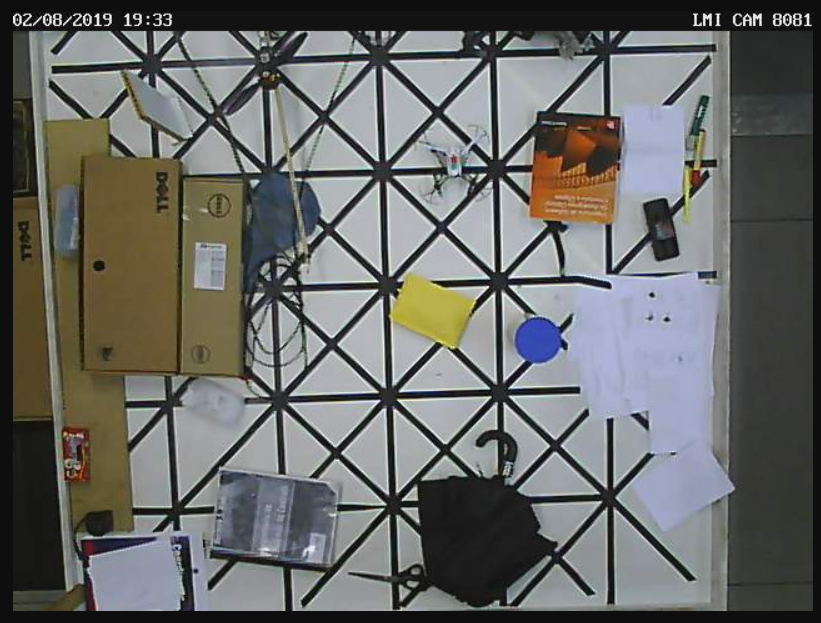
#> input picture pyparrot-master/img1.png, 821 x 623 px, given in place of video.mjpeg, which was not available
$ python cam_plot.py
#> lines starting #> are read from the running program, lines starting #| are printed output that depends on the picture; after the words box and inside, x2 and y2 are one past the last pixel; in counts of white or black regions, pixels touching at a corner belong together; pictures that were not available may be replaced by others from this repository, and a replacement may not be noted
#!/usr/bin/env python3

from __future__ import print_function

import sys
ros_path = '/opt/ros/kinetic/lib/python2.7/dist-packages'
if ros_path in sys.path:
    sys.path.remove(ros_path)
import cv2


from imutils.video import WebcamVideoStream
from imutils.video import FPS
import argparse
import imutils
import numpy as np

from time import sleep
import time
import datetime
from threading import Thread
import math

import matplotlib.pyplot as plt
import matplotlib.animation as animation
from matplotlib import style

posX_cm = 0; posY_cm = 0; posZ_cm = 0; ang = 0
posX2_cm = 0; posY2_cm = 0; posZ2_cm = 0; ang2 = 0
posX3_cm = 0; posY3_cm = 0; posZ3_cm = 0

def detect_cam1(img1, h):
	global posX_cm, posY_cm, ang
	size_max = 0; i_max = 0

	hsv = cv2.cvtColor(img1, cv2.COLOR_BGR2HSV)
	mask_blue = cv2.inRange(hsv, lower_blue, upper_blue)
	res_blue = cv2.bitwise_and(img1,img1, mask= mask_blue)
	imgray = cv2.cvtColor(res_blue, cv2.COLOR_BGR2GRAY)
	ret, thresh = cv2.threshold(imgray, 40, 255, 0)
	contours, hierarchy = cv2.findContours(thresh, 1, 2)

	#detectar maior contorno da cor 1
	if(len(contours)>0):
		for i in range(len(contours)):
			cnt = contours[i]
			size = cv2.contourArea(cnt)
			if size > size_max:
				size_max = size
				i_max = i

		cnt=contours[i_max]
		M = cv2.moments(cnt)
		if(M['m00']!=0 and size_max > 80):
			cx = int(M['m10']/M['m00']) #centroide
			cy = int(M['m01']/M['m00'])
		else:
			return img1,0,0,0

		roi = img1[max((cy-30),0):min((cy+30),480),max((cx-30),0):min((cx+30),640)]
		hsv = cv2.cvtColor(roi, cv2.COLOR_BGR2HSV)
		mask_ylw = cv2.inRange(hsv, lower_ylw, upper_ylw)
		res_ylw = cv2.bitwise_and(roi,roi, mask= mask_ylw)
		imgray = cv2.cvtColor(res_ylw, cv2.COLOR_BGR2GRAY)
		ret, thresh = cv2.threshold(imgray, 40, 255, 0)
		contours, hierarchy = cv2.findContours(thresh, 1, 2)

		#detectar maior contorno da cor 2
		size_max = 0
		i_max = 0
		if(len(contours)>0):
			for i in range(len(contours)):
				cnt2 = contours[i]
				size = cv2.contourArea(cnt2)
				if size > size_max:
					size_max = size
					i_max = i

			cnt2=contours[i_max]
			M = cv2.moments(cnt2)
			if(M['m00']!=0 and size_max > 80):
				cx2 = int(M['m10']/M['m00']) #centroide
				cy2 = int(M['m01']/M['m00'])
				cx2 = cx2 + max((cx-30),0) #ajustes devido à ROI
				cy2 = cy2 + max((cy-30),0)
			else:
				return img1,0,0,0

		else:
			return img1,0,0,0
	else:
		return img1,0,0,0

	cv2.circle(img1,(cx2,cy2),2,(0,0,255),2)
	cv2.circle(img1,(cx,cy),2,(0,0,255),2)
	# cv2.drawContours(img1, cnt, -1, (0,255,0), 2)
	# cv2.drawContours(img1, cnt2, -1, (0,255,0), 2)
	#linha / angulo
	cv2.line(img1,(cx,cy),(cx2,cy2),(0,0,255),1)
	ang = math.atan2(-(cy-cy2),-(cx-cx2)) #negativo pois alterou-se a ordem das cores, agr eh azul dps amarelo
	ang = ang*180/3.14159

	#posicao corrigida devido a altura
	posX = (cx+cx2)/2
	posY = (cy+cy2)/2
	ymin = 33 #30
	ymax = 176 #171.5
	xlim_min = 0 + 92*h/hmax
	xlim_max = 164 - 72*h/hmax
	ylim_min = ymin + (90-ymin)*h/hmax
	ylim_max = ymax - (ymax-90)*h/hmax
	posX_cm = xlim_min + (posX*(xlim_max-xlim_min)/640)
	posY_cm = ylim_min + ((480-posY)*(ylim_max-ylim_min)/480)

	return img1, posX_cm, posY_cm, ang

def detect_cam1_obj(img1, h):
	global posX3_cm, posY3_cm, posZ3_cm
	size_max = 0; i_max = 0

	hsv = cv2.cvtColor(img1, cv2.COLOR_BGR2HSV)

	mask_pink1 = cv2.inRange(hsv, lower_pink1, upper_pink1)
	mask_pink2 = cv2.inRange(hsv, lower_pink2, upper_pink2)
	res_pink1 = cv2.bitwise_and(img1,img1, mask= mask_pink1)
	res_pink2 = cv2.bitwise_and(img1,img1, mask= mask_pink2)
	res = res_pink1 + res_pink2

	imgray = cv2.cvtColor(res, cv2.COLOR_BGR2GRAY)
	ret, thresh = cv2.threshold(imgray, 40, 255, 0)
	contours, hierarchy = cv2.findContours(thresh, 1, 2)
	#detectar maior contorno da cor 1
	if(len(contours)>0):
		for i in range(len(contours)):
			cnt = contours[i]
			size = cv2.contourArea(cnt)
			if size > size_max:
				size_max = size
				i_max = i

		cnt=contours[i_max]
		M = cv2.moments(cnt)
		if(M['m00']!=0 and size_max > 5):
			cx = int(M['m10']/M['m00']) #centroide
			cy = int(M['m01']/M['m00'])
		else:
			return img1,0,0

	cv2.circle(img1,(cx,cy),2,(0,0,255),2)

	#posicao corrigida devido a altura
	posX = cx
	posY = cy
	ymin = 38 #30
	ymax = 174 #171.5
	xlim_min = 0 + 92*h/hmax
	xlim_max = 164 - 72*h/hmax
	ylim_min = ymin + (90-ymin)*h/hmax
	ylim_max = ymax - (ymax-90)*h/hmax
	posX3_cm = xlim_min + (posX*(xlim_max-xlim_min)/640)
	posY3_cm = ylim_min + ((480-posY)*(ylim_max-ylim_min)/480)

	return img1, posX3_cm, posY3_cm

def detect_cam2(img2, h):
	global posX_cm, posY_cm, ang
	size_max = 0; i_max = 0

	hsv = cv2.cvtColor(img2, cv2.COLOR_BGR2HSV)
	mask_blue = cv2.inRange(hsv, lower_blue, upper_blue)
	res_blue = cv2.bitwise_and(img2,img2, mask= mask_blue)
	imgray = cv2.cvtColor(res_blue, cv2.COLOR_BGR2GRAY)
	ret, thresh = cv2.threshold(imgray, 40, 255, 0)
	contours, hierarchy = cv2.findContours(thresh, 1, 2)

	if(len(contours)>0):
		for i in range(len(contours)):
			cnt = contours[i]
			size = cv2.contourArea(cnt)
			if size > size_max:
				size_max = size
				i_max = i

		cnt=contours[i_max]
		M = cv2.moments(cnt)
		if(M['m00']!=0 and size_max > 80):
			cx = int(M['m10']/M['m00']) #centroide
			cy = int(M['m01']/M['m00'])
		else:
			return img2,0,0,0

		roi = img2[max((cy-30),0):min((cy+30),480),max((cx-30),0):min((cx+30),640)]
		hsv = cv2.cvtColor(roi, cv2.COLOR_BGR2HSV)
		mask_ylw = cv2.inRange(hsv, lower_ylw, upper_ylw)
		res_ylw = cv2.bitwise_and(roi,roi, mask= mask_ylw)
		imgray = cv2.cvtColor(res_ylw, cv2.COLOR_BGR2GRAY)
		ret, thresh = cv2.threshold(imgray, 40, 255, 0)
		contours, hierarchy = cv2.findContours(thresh, 1, 2)

		size_max = 0
		i_max = 0
		if(len(contours)>0):
			for i in range(len(contours)):
				cnt2 = contours[i]
				size = cv2.contourArea(cnt2)
				if size > size_max:
					size_max = size
					i_max = i

			cnt2=contours[i_max]
			M = cv2.moments(cnt2)
			if(M['m00']!=0 and size_max > 80):
				cx2 = int(M['m10']/M['m00']) #centroide
				cy2 = int(M['m01']/M['m00'])
				cx2 = cx2 + max((cx-30),0) #ajustes devido à ROI
				cy2 = cy2 + max((cy-30),0)
			else:
				return img2,0,0,0
		else:
			return img2,0,0,0
	else:
		return img2,0,0,0

	cv2.circle(img2,(cx,cy),2,(0,0,255),2)
	cv2.circle(img2,(cx2,cy2),2,(0,0,255),2)
	# cv2.drawContours(img2, cnt, -1, (0,255,0), 2)
	# cv2.drawContours(img2, cnt2, -1, (0,255,0), 2)
	#linha / angulo
	cv2.line(img2,(cx,cy),(cx2,cy2),(0,0,255),1)
	ang = math.atan2(-(cy-cy2),-(cx-cx2))
	ang = ang*180/3.14159

	#posicao corrigida devido a altura
	posX = (cx+cx2)/2 ; posY = (cy+cy2)/2
	ymin = 104 #126.3
	ymax = 279-32 #(279-11)
	xlim_min = 0 + 92*h/hmax
	xlim_max = 164 - 72*h/hmax
	ylim_min = ymin + (226-ymin)*h/hmax
	ylim_max = ymax - (ymax-226)*h/hmax
	posX_cm = xlim_min + (posX*(xlim_max-xlim_min)/640)
	posY_cm = ylim_min + ((480-posY)*(ylim_max-ylim_min)/480)

	return img2, posX_cm, posY_cm, ang

# [46 lines left out: function detect_cam2_obj, not called in this run]

def detect_cam1_second(img1, h):
	global posX2_cm, posY2_cm, ang2
	size_max = 0; i_max = 0

	hsv = cv2.cvtColor(img1, cv2.COLOR_BGR2HSV)
	mask_green = cv2.inRange(hsv, lower_green, upper_green)
	res_green = cv2.bitwise_and(img1,img1, mask= mask_green)
	imgray = cv2.cvtColor(res_green, cv2.COLOR_BGR2GRAY)
	ret, thresh = cv2.threshold(imgray, 40, 255, 0)
	contours, hierarchy = cv2.findContours(thresh, 1, 2)

	#detectar maior contorno da cor 1
	if(len(contours)>0):
		for i in range(len(contours)):
			cnt = contours[i]
			size = cv2.contourArea(cnt)
			if size > size_max:
				size_max = size
				i_max = i

		cnt=contours[i_max]
		M = cv2.moments(cnt)
		if(M['m00']!=0 and size_max > 80):
			cx = int(M['m10']/M['m00']) #centroide
			cy = int(M['m01']/M['m00'])
		else:
			return img1,0,0,0

		roi = img1[max((cy-30),0):min((cy+30),480),max((cx-30),0):min((cx+30),640)]
		hsv = cv2.cvtColor(roi, cv2.COLOR_BGR2HSV)
		mask_ylw = cv2.inRange(hsv, lower_ylw, upper_ylw)
		res_ylw = cv2.bitwise_and(roi,roi, mask= mask_ylw)
		imgray = cv2.cvtColor(res_ylw, cv2.COLOR_BGR2GRAY)
		ret, thresh = cv2.threshold(imgray, 40, 255, 0)
		contours, hierarchy = cv2.findContours(thresh, 1, 2)

		#detectar maior contorno da cor 2
		size_max = 0
		i_max = 0
		if(len(contours)>0):
			for i in range(len(contours)):
				cnt2 = contours[i]
				size = cv2.contourArea(cnt2)
				if size > size_max:
					size_max = size
					i_max = i

			cnt2=contours[i_max]
			M = cv2.moments(cnt2)
			if(M['m00']!=0 and size_max > 80):
				cx2 = int(M['m10']/M['m00']) #centroide
				cy2 = int(M['m01']/M['m00'])
				cx2 = cx2 + max((cx-30),0) #ajustes devido à ROI
				cy2 = cy2 + max((cy-30),0)
			else:
				return img1,0,0,0

		else:
			return img1,0,0,0
	else:
		return img1,0,0,0

	cv2.circle(img1,(cx2,cy2),2,(0,0,255),2)
	cv2.circle(img1,(cx,cy),2,(0,0,255),2)
	# cv2.drawContours(img1, cnt, -1, (0,255,0), 2)
	# cv2.drawContours(img1, cnt2, -1, (0,255,0), 2)
	#linha / angulo
	cv2.line(img1,(cx,cy),(cx2,cy2),(0,255,0),2)
	ang2 = math.atan2(-(cy-cy2),-(cx-cx2)) #negativo pois alterou-se a ordem das cores, agr eh azul dps amarelo
	ang2 = ang2*180/3.14159

	#posicao corrigida devido a altura
	posX = (cx+cx2)/2
	posY = (cy+cy2)/2
	ymin = 38 #30
	ymax = 174 #171.5
	xlim_min = 0 + 92*h/hmax
	xlim_max = 164 - 72*h/hmax
	ylim_min = ymin + (90-ymin)*h/hmax
	ylim_max = ymax - (ymax-90)*h/hmax
	posX2_cm = xlim_min + (posX*(xlim_max-xlim_min)/640)
	posY2_cm = ylim_min + ((480-posY)*(ylim_max-ylim_min)/480)

	return img1, posX2_cm, posY2_cm, ang2

def detect_cam2_second(img2, h):
	global posX2_cm, posY2_cm, ang2
	size_max = 0; i_max = 0

	hsv = cv2.cvtColor(img2, cv2.COLOR_BGR2HSV)
	mask_green = cv2.inRange(hsv, lower_green, upper_green)
	res_green = cv2.bitwise_and(img2,img2, mask= mask_green)
	imgray = cv2.cvtColor(res_green, cv2.COLOR_BGR2GRAY)
	ret, thresh = cv2.threshold(imgray, 40, 255, 0)
	contours, hierarchy = cv2.findContours(thresh, 1, 2)

	if(len(contours)>0):
		for i in range(len(contours)):
			cnt = contours[i]
			size = cv2.contourArea(cnt)
			if size > size_max:
				size_max = size
				i_max = i

		cnt=contours[i_max]
		M = cv2.moments(cnt)
		if(M['m00']!=0 and size_max > 80):
			cx = int(M['m10']/M['m00']) #centroide
			cy = int(M['m01']/M['m00'])
		else:
			return img2,0,0,0

		roi = img2[max((cy-30),0):min((cy+30),480),max((cx-30),0):min((cx+30),640)]
		hsv = cv2.cvtColor(roi, cv2.COLOR_BGR2HSV)
		mask_ylw = cv2.inRange(hsv, lower_ylw, upper_ylw)
		res_ylw = cv2.bitwise_and(roi,roi, mask= mask_ylw)
		imgray = cv2.cvtColor(res_ylw, cv2.COLOR_BGR2GRAY)
		ret, thresh = cv2.threshold(imgray, 40, 255, 0)
		contours, hierarchy = cv2.findContours(thresh, 1, 2)

		size_max = 0
		i_max = 0
		if(len(contours)>0):
			for i in range(len(contours)):
				cnt2 = contours[i]
				size = cv2.contourArea(cnt2)
				if size > size_max:
					size_max = size
					i_max = i

			cnt2=contours[i_max]
			M = cv2.moments(cnt2)
			if(M['m00']!=0 and size_max > 80):
				cx2 = int(M['m10']/M['m00']) #centroide
				cy2 = int(M['m01']/M['m00'])
				cx2 = cx2 + max((cx-30),0) #ajustes devido à ROI
				cy2 = cy2 + max((cy-30),0)
			else:
				return img2,0,0,0
		else:
			return img2,0,0,0
	else:
		return img2,0,0,0

	cv2.circle(img2,(cx,cy),2,(0,0,255),2)
	cv2.circle(img2,(cx2,cy2),2,(0,0,255),2)
	# cv2.drawContours(img2, cnt, -1, (0,255,0), 2)
	# cv2.drawContours(img2, cnt2, -1, (0,255,0), 2)
	#linha / angulo
	cv2.line(img2,(cx,cy),(cx2,cy2),(0,255,0),2)
	ang2 = math.atan2(-(cy-cy2),-(cx-cx2))
	ang2 = ang2*180/3.14159

	#posicao corrigida devido a altura
	posX = (cx+cx2)/2 ; posY = (cy+cy2)/2
	ymin = 104 #126.3
	ymax = 279-32 #(279-11)
	xlim_min = 0 + 92*h/hmax
	xlim_max = 164 - 72*h/hmax
	ylim_min = ymin + (226-ymin)*h/hmax
	ylim_max = ymax - (ymax-226)*h/hmax
	posX2_cm = xlim_min + (posX*(xlim_max-xlim_min)/640)
	posY2_cm = ylim_min + ((480-posY)*(ylim_max-ylim_min)/480)

	return img2, posX2_cm, posY2_cm, ang2

# [131 lines left out: functions detect_cam3, detect_cam3_second, not called in this run]

def detect_cam3_obj(img3, y):
	global posX3_cm, posY3_cm, posZ3_cm
	size_max = 0; i_max = 0; cx = 0; cy = 0

	hsv = cv2.cvtColor(img3, cv2.COLOR_BGR2HSV)

	mask_pink1 = cv2.inRange(hsv, lower_pink1, upper_pink1)
	mask_pink2 = cv2.inRange(hsv, lower_pink2, upper_pink2)
	res_pink1 = cv2.bitwise_and(img3,img3, mask= mask_pink1)
	res_pink2 = cv2.bitwise_and(img3,img3, mask= mask_pink2)
	res = res_pink1 + res_pink2

	imgray = cv2.cvtColor(res, cv2.COLOR_BGR2GRAY)
	ret, thresh = cv2.threshold(imgray, 40, 255, 0)
	contours, hierarchy = cv2.findContours(thresh, 1, 2)

	#detectar maior contorno da cor 1
	if(len(contours)>0):
		for i in range(len(contours)):
			cnt = contours[i]
			size = cv2.contourArea(cnt)
			if size > size_max:
				size_max = size
				i_max = i

		cnt=contours[i_max]
		M = cv2.moments(cnt)
		if(M['m00']!=0 and size_max > 15):
			cx = int(M['m10']/M['m00']) #centroide
			cy = int(M['m01']/M['m00'])
		else:
			return img3,0
	else:
		return img3,0

	cv2.circle(img3,(cx,cy),2,(0,0,255),2)
	cv2.drawContours(img3, cnt, -1, (0,255,0), 2)

	#posicao corrigida devido a altura
	y = y + 178
	posX = cx ; posZ = cy
	zlim_min = 34.5 - 50*y/178
	zlim_max = 34.5 + 58*y/178
	posZ3_cm =  zlim_min + ((480-posZ)*(zlim_max-zlim_min)/480)

	return img3, posZ3_cm


#inicializacao de variaveis
# cx = 0; cy = 0
# cx2 = 0; cy2 = 0
# i = 0
hmax = 246

mtx = np.array([[845, 0, 319.6],[0, 891, 157.3], [0, 0, 1]])
dist = np.array([[ 0.265530618, -2.45263550, -0.0382963307,
-0.000583787615,   6.56047640]])

pts1 = np.float32([[28,27],[569,16],[580,469],[36,480]]) #cam1
pts2 = np.float32([[51,16],[620,34],[572,480],[75,462]]) #cam2
pts4 = np.float32([[0,16],[640,16],[640,480],[0,480]]) #cam3
pts3 = np.float32([[0,0],[640,0],[640,480],[0,480]]) #output desejado

url1 = "http://192.168.0.81/img/video.mjpeg"
url2 = "http://admin:camadmin@192.168.0.82/img/video.mjpeg"
url3 = "http://161.24.19.89/mjpg/video.mjpg"
try:
	stream1 = WebcamVideoStream(src=url1).start()
	stream2 = WebcamVideoStream(src=url2).start()
	stream3 = WebcamVideoStream(src=url3).start()
	good = 1
except:
	print("deu ruim")
	good = 0

M1 = cv2.getPerspectiveTransform(pts1,pts3)
M2 = cv2.getPerspectiveTransform(pts2,pts3)
M3 = cv2.getPerspectiveTransform(pts4,pts3)

lower_blue = np.array([84,60,80])
upper_blue = np.array([132,255,255])

lower_green = np.array([48,70,70])
upper_green = np.array([75,255,255])

lower_ylw = np.array([23,100,140])
upper_ylw = np.array([45,240,250])

lower_red1 = np.array([0,100,50])
upper_red1 = np.array([11,255,255])

lower_red2 = np.array([164,100,50])
upper_red2 = np.array([180,255,255])

lower_pink1 = np.array([0,35,120])
upper_pink1 = np.array([11,140,255])

lower_pink2 = np.array([140,35,120])
upper_pink2 = np.array([180,140,255])

# [34 lines of commented-out code are left out]

counter = []; X = []; Y = []; Z = []
fig = plt.figure(figsize=(9, 3))
ax1 = fig.add_subplot(1,3,1)
ax2 = fig.add_subplot(1,3,2)
ax3 = fig.add_subplot(1,3,3)
count = 1

# [13 lines left out: function animate, not called in this run]

class plot(Thread):
	def __init__(self):
		Thread.__init__(self)

	def run(self):
		ani = animation.FuncAnimation(fig, animate, interval=1)


thread = plot()
thread.start()

while(good==1):
	try:
		#le imagens
		img1 = stream1.read()
#> img1 is the input picture: shape (623, 821, 3); mean B, G, R 103.4, 105.7, 104.8
		img2 = stream2.read()
		img3 = stream3.read()

		#alterações nas imagens
		img1 = cv2.warpPerspective(img1,M1,(640,480))
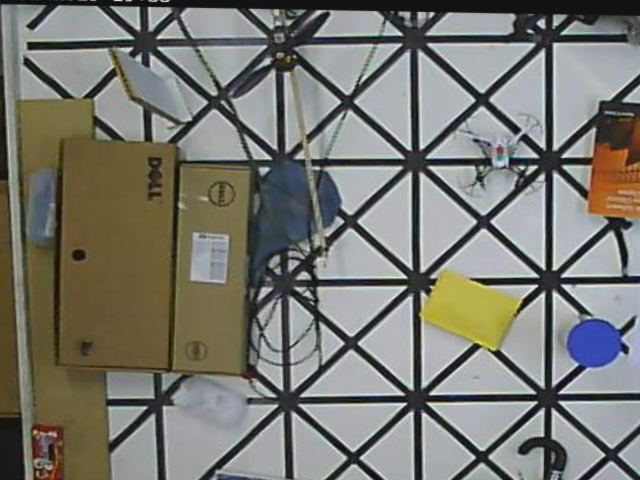
#> img1: shape (480, 640, 3); mean B, G, R 113.8, 121, 121.1
		img2 = cv2.warpPerspective(img2,M2,(640,480))
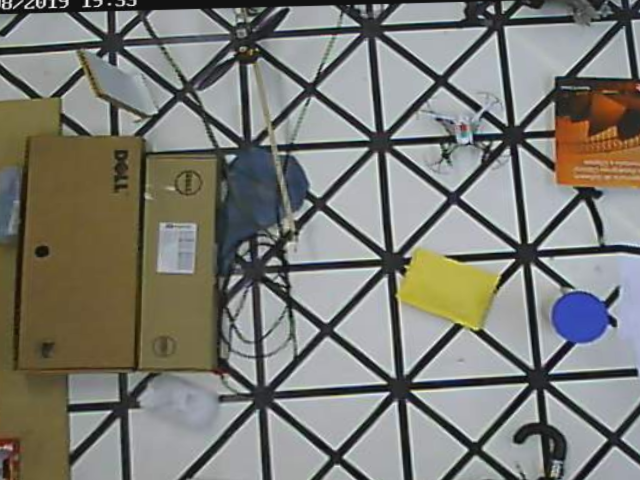
#> img2: shape (480, 640, 3); mean B, G, R 117.1, 123.8, 124
		img3 = cv2.warpPerspective(img3,M3,(640,480))
		img3 = cv2.undistort(img3, mtx, dist)
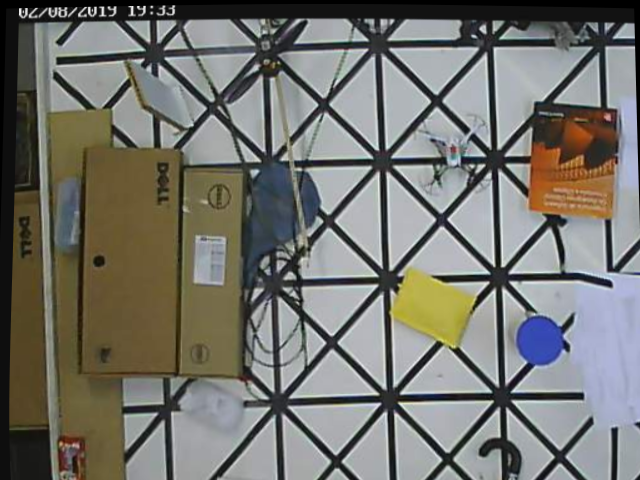
#> img3: shape (480, 640, 3); mean B, G, R 110.6, 116.5, 116.9
		img3 = img3[0:420,160:460]
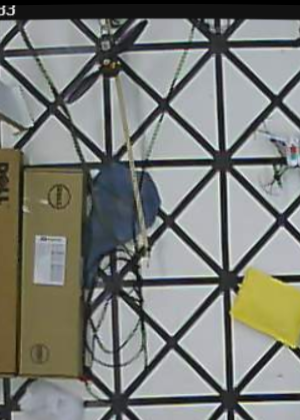
#> img3: shape (420, 300, 3); mean B, G, R 118.3, 124, 121.9
		i = 5
		img3 = cv2.bilateralFilter(img3, i, i * 2, i / 2)

		# drone 1
		img1, posX_cm, posY_cm, ang = detect_cam1(img1,posZ_cm)
#> in detect_cam1, `mask_blue = cv2.inRange(hsv, lower_blue, upper_blue)`:
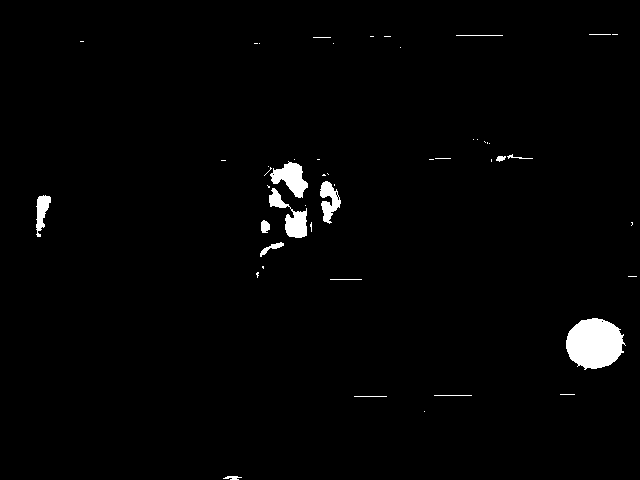
#> mask_blue: shape (480, 640); 1.7% white; 49 white regions (34 under 20 px), largest, box (x1, y1, x2, y2) and area: (566, 318, 626, 370) 2293, (270, 161, 308, 198) 732, (269, 188, 307, 238) 729
#> in detect_cam1, `contours, hierarchy = cv2.findContours(thresh, 1, 2)`: contours = 55 contours, 46 with area under 20; largest, box (x1, y1, x2, y2) and area: (566, 318, 626, 370) 2200, (270, 161, 308, 198) 673, (269, 188, 307, 238) 644, (320, 181, 341, 224) 440, (36, 195, 51, 237) 298
#> the loop in detect_cam1, `for i in range(len(contours)):` made 55 passes
#> (size, size_max, i_max) on passes 1, 8: (25, 25, 0), (2200, 2200, 7)
#> after the loop in detect_cam1, `for i in range(len(contours)):`: i_max = 7; size_max = 2200
#> in detect_cam1, `cnt=contours[i_max]`: cnt = contour of 101 points, box (x1, y1, x2, y2) (566, 318, 626, 370), area 2200
#> in detect_cam1, `M = cv2.moments(cnt)`: M = moments, m00 2200, centre m10/m00, m01/m00 = (594, 343.1)
#> in detect_cam1, `cx = int(M['m10']/M['m00'])`: cx = 594
#> in detect_cam1, `cy = int(M['m01']/M['m00'])`: cy = 343
#> in detect_cam1, `roi = img1[max((cy-30),0):min((cy+30),480),max((cx-30),0):min((cx+30),..`:
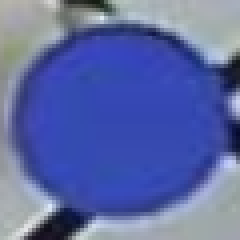
#> roi: shape (60, 60, 3) (shown 4 times larger); mean B, G, R 165.6, 105.4, 92.3
#> in detect_cam1, `contours, hierarchy = cv2.findContours(thresh, 1, 2)`: contours = []
#> posX_cm = 0; posY_cm = 0; ang = 0
		if(posX_cm == 0):
			img2, posX_cm, posY_cm, ang = detect_cam2(img2,posZ_cm)
#> in detect_cam2, `res_blue = cv2.bitwise_and(img2,img2, mask= mask_blue)`:
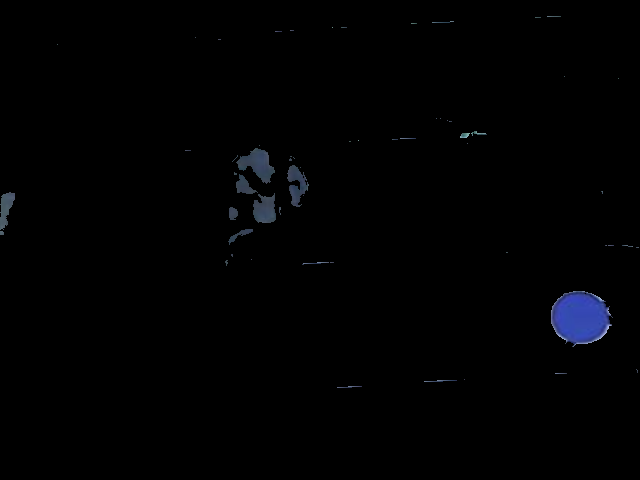
#> res_blue: shape (480, 640, 3); mean B, G, R 2.3, 1.3, 1.1
#> (the rest of the program and of its run is left out)
